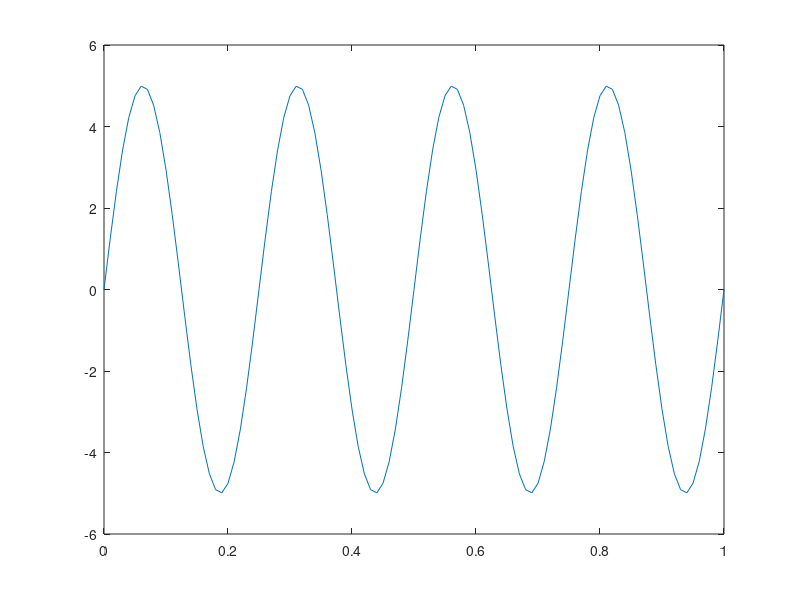

This chart was generated by the following MATLAB code:
clc; close all; clear all;

t = 0: 0.01: 1; % discrete time
f = 4;  % frequency(hz)
a = 5;  % amplitude

signal = a * sin(2 * pi * f * t);

plot(t, signal);


